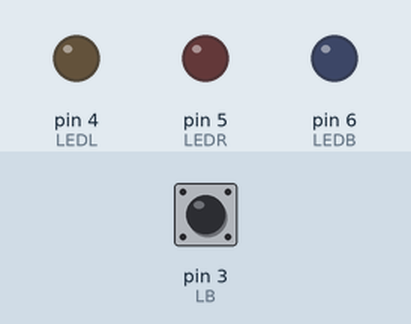
Simulated run of this sketch. Board: Arduino Uno, built with avr-gcc and run on an emulated ATmega328P. Parts: output pins drawn as LEDs (lit = HIGH). The test bench sets the inputs (shaded band); at power-on: pin 3 (LB) HIGH.

Above: at 0.1 s.
At 0.6 s:
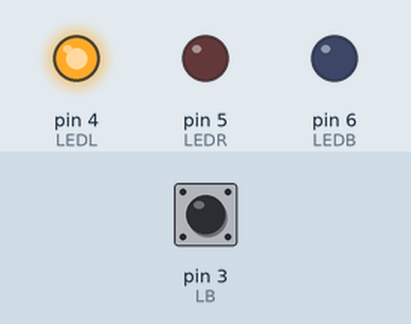
Timing chart, 0 to 2.1 s (numbered marks = the images above):
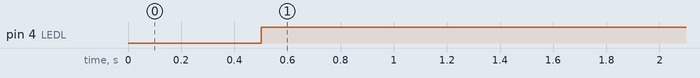

The sketch:

brake_sensing_old.ino
```cpp
/* Brake lights and signals for bike backpak
 Two part code
 part 1 located on bike handle bars for brake sensing, indicator sensing and sending signal to the unit controlling the LED lights.
 */

// set up what variables you need here

const int RB = 2; // Break lever - Right - INT0
const int LB = 3; // Break lever - Left - INT1
const int LEDL = 4; // LED left lights
const int LEDR = 5; // LED right lights
const int LEDB = 6; // LED break lights


int valLB = 0; // stores the state of the input pin
int valRB = 0; // stores the state of the input pin

int old_valLB = 0; //stores the previous value of "valLB"
int stateLB = 0;  // 0 = LB is closed while 1 = LB is open

int old_valRB = 0; //stores the previous value of "valRB"
int stateRB = 0;  // 0 = LR is closed while 1 = LR is open

unsigned long startTimeLB = 0;   // when did LB  begin pressing?
unsigned long startTimeLR = 0;   // when did LR  begin pressing?


void setup() {

  // set up PIN modes here

  pinMode(RB, INPUT_PULLUP);
  pinMode(LB, INPUT_PULLUP);
  pinMode(LEDL, OUTPUT);
  pinMode(LEDR, OUTPUT);
  pinMode(LEDB, OUTPUT);

}

void loop() {

  // have your loop code here

  // Do I have the interrupt code here or in the void setup area?

  valLB = digitalRead(LB);  // read input valure and store it

  // check if there was a trasition
  if ((valLB == HIGH) && (old_valLB == LOW)) {

    stateLB = 1 -stateLB;  // change the state from off to on or vice-versa

    startTimeLB = millis();  //millis() is the Arduino clock it returns how many milliseconds have passed since the board has been reset.

    // (this line remembers when the button was last pressed)
    delay(10);
  }
  {
    //check whether the buttom is being held down
    if ((valLB == HIGH) && (old_valLB == HIGH)) {
      // if the button is held for more thatn 500ms.
      if (stateLB == 1 && (millis() - startTimeLB) > 500) {

        digitalWrite(LEDL, HIGH); // Turns LED LB on
        delay(20); // delay of 20 milliseconds
        digitalWrite(LEDL, LOW); // Turns LED LB off

        digitalWrite(LEDL, HIGH); // Turns LED LB on
        delay(20); // delay of 20 milliseconds
        digitalWrite(LEDL, LOW); // Turns LED LB off
      }
    }
    old_valLB = valLB;   // val is now old, let's sotre it
  }
}
```

Measured:
- by itself, pin 4 (LEDL): LOW → HIGH at 0.50 s
